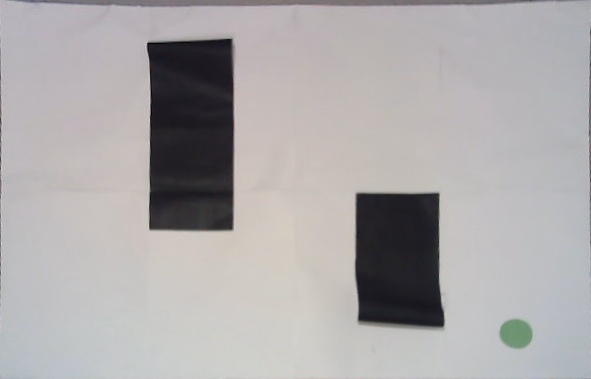
#> input picture map.jpg, 591 x 379 px
$ python create_map.py
#> lines starting #> are read from the running program, lines starting #| are printed output that depends on the picture; after the words box and inside, x2 and y2 are one past the last pixel; in counts of white or black regions, pixels touching at a corner belong together
# -*- coding: utf-8 -*-
"""
Created on Tue Nov 10 23:22:05 2020

@author: kevin
"""
import numpy as np
import matplotlib.pyplot as plt
from skimage.color import rgb2gray

fig, ax = plt.subplots(1,2)
threshold = 0.35

image = plt.imread('map.jpg')
#> image is the input picture: shape (379, 591, 3); mean R, G, B 172.4, 169.5, 170
gray = rgb2gray(image)
bwimage = np.where(gray > threshold, 1, 0)
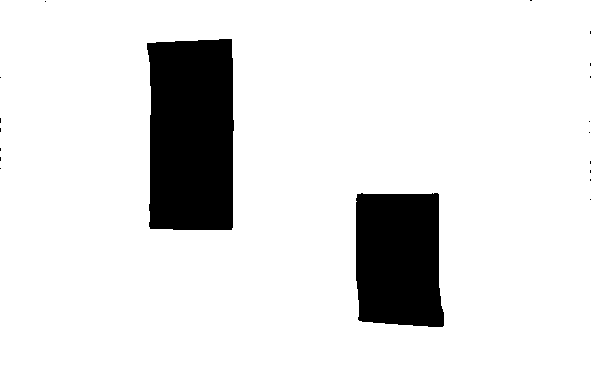
#> bwimage: shape (379, 591) int64; values 0 (black) and 1 (white), 88.1% white; 19 black regions (17 under 20 px), largest, box (x1, y1, x2, y2) and area: (147, 39, 234, 230) 15693, (356, 193, 444, 327) 10851

ax[0].imshow(image)
ax[0].set_title('image')
ax[1].imshow(bwimage, cmap = 'gray')
ax[1].set_title('map')
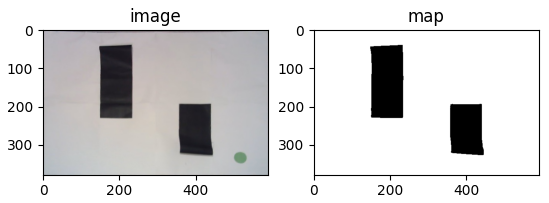
#> figure drawn by matplotlib, 2 panels
